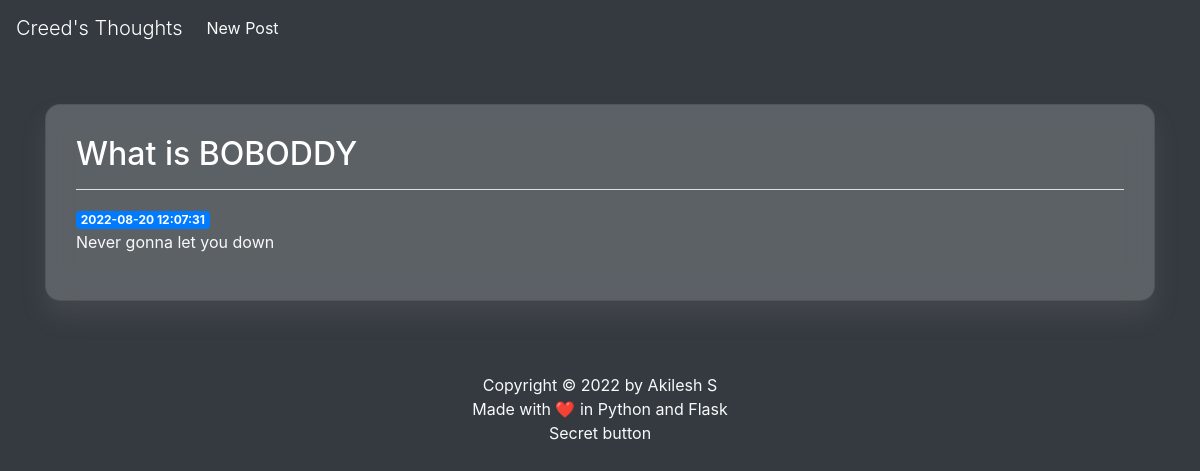
The page /5 on the database its author committed.
### tables this page shows
CREATE TABLE posts (
    id INTEGER PRIMARY KEY AUTOINCREMENT,
    created TIMESTAMP NOT NULL DEFAULT CURRENT_TIMESTAMP,
    title TEXT NOT NULL,
    content TEXT NOT NULL
);

### app.py (the view)
@app.route('/<int:post_id>')
def post(post_id):
    post = get_post(post_id)
    return render_template('post.html', post=post)

### app.py (called while the page is built)
def get_db_connection():
    conn = sqlite3.connect('database.db')
    conn.row_factory = sqlite3.Row
    return conn

def get_post(post_id):
    conn = get_db_connection()
    post = conn.execute('SELECT * FROM posts WHERE id = ?',
                        (post_id,)).fetchone()
    conn.close()
    if post is None:
        abort(404)
    return post

### templates/post.html
{% extends 'base.html' %}
{% block content %}
    <br>
    <br>
    <div class="card">
        <div class="card-body">
            <h2 class="text-white">{% block title %} {{ post['title'] }} {% endblock %}</h2>
            <hr class="bg-light">
            <span class="badge badge-primary">{{ post['created'] }}</span>
            <p class="text-light">{{ post['content'] }}</p>
        </div>
    </div>
{% endblock %}

### static/css/main.css (style rules this page uses)
.card { align-self: center; width: auto; box-shadow: 0 15px 25px rgba(129, 124, 124, 0.2); height: auto; border-radius: 15px; backdrop-filter: blur(14px); background-color: rgba(255, 255, 255, 0.2); padding: 10px; }

### rows shown on the page
posts: title "What is BOBODDY", created "2022-08-20 12:07:31", content "Never gonna let you down"
